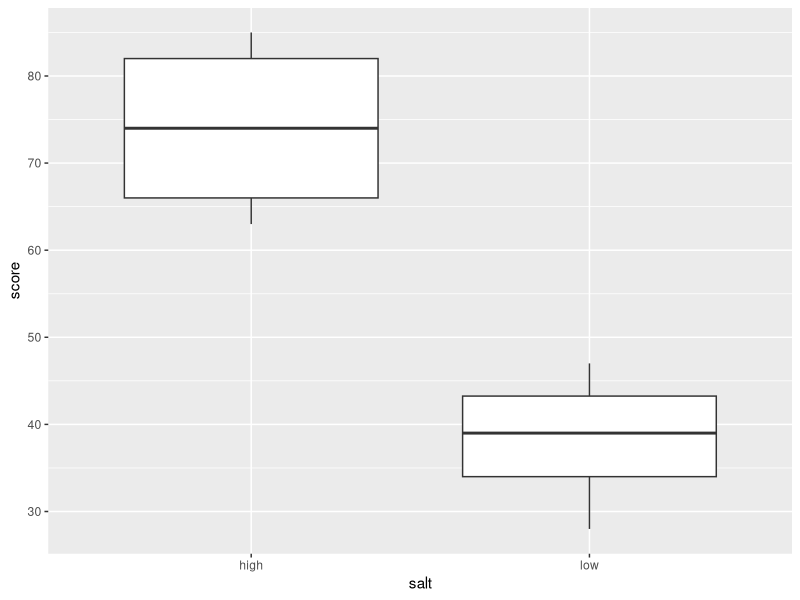
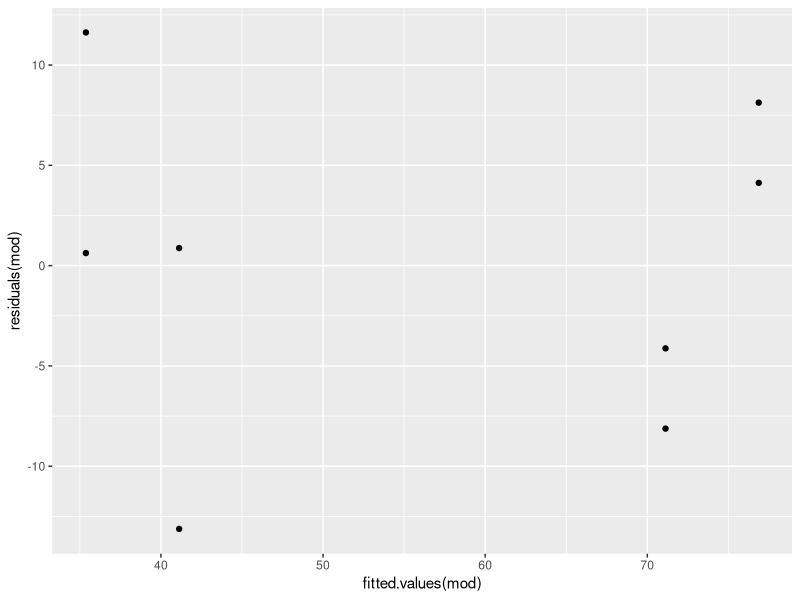
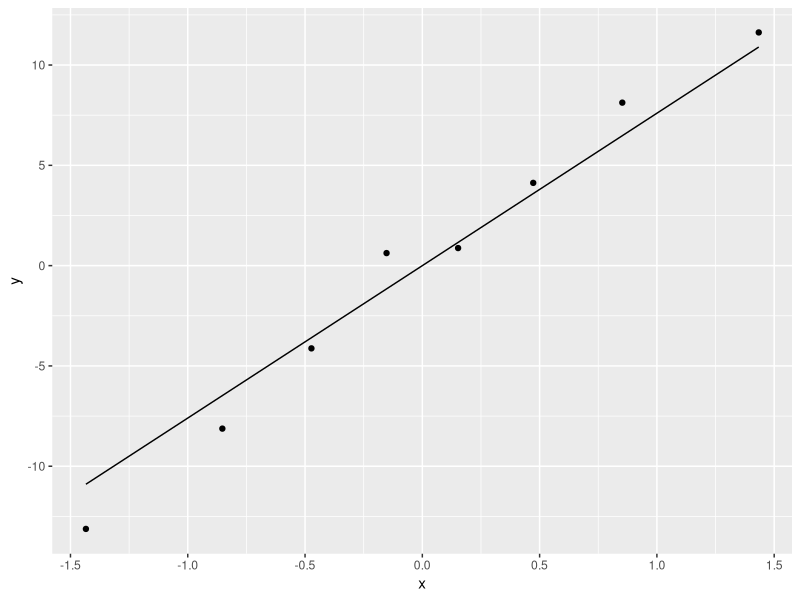
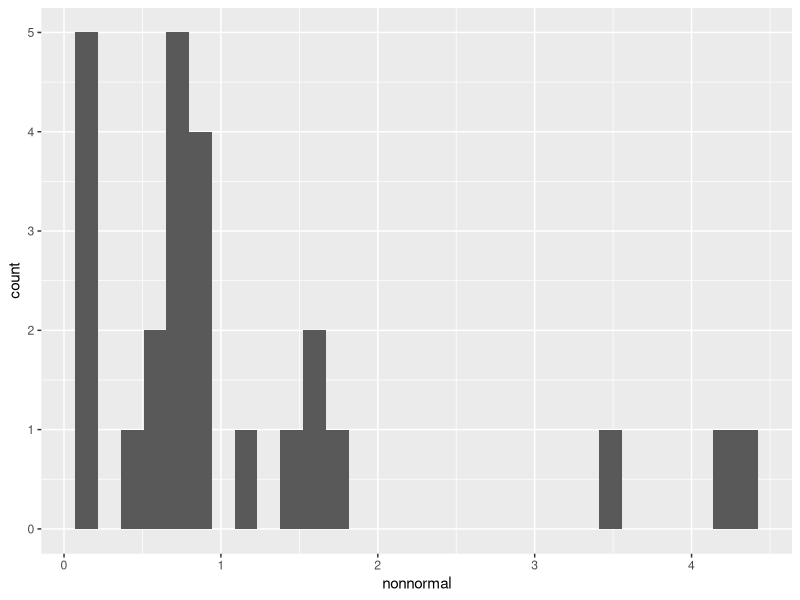
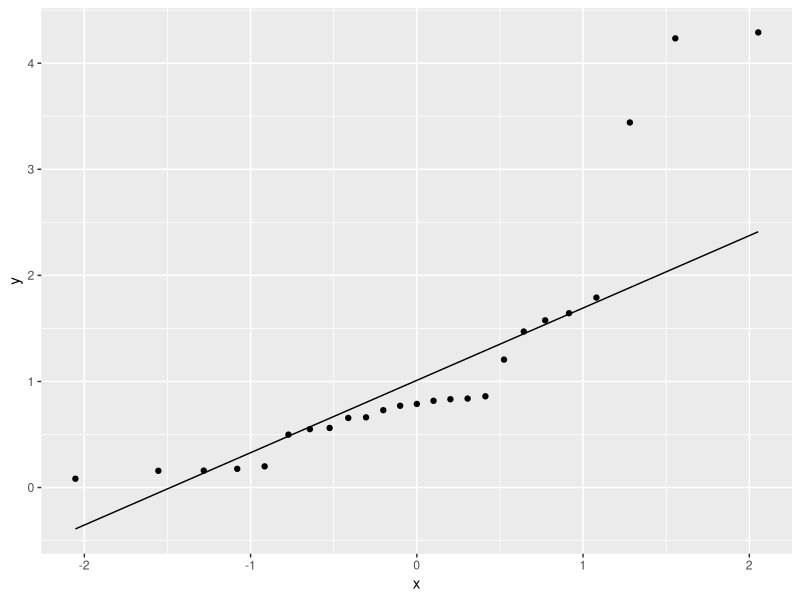

R code for these plots, in order:
#author:: kevil khadka

library(tidyverse)

popcorn <- tibble(
  oil = rep(c("canola", "buttery"), each = 2),
  low = c(36, 47, 28, 42),
  high = c(63, 67, 81, 85)
)
popcorn
tidy_popcorn <-
  gather(popcorn, key = "salt", 
         value = "score", low, high)

tidy_popcorn %>%
  group_by(salt) %>%
  summarise(std_dev = sd(score))

ggplot(tidy_popcorn) +
  geom_boxplot(aes(x = salt, y = score))

# Decomposition of data
mod <- lm(score ~ salt + oil, 
          data = tidy_popcorn)

anova(mod)

# Compute fitted values (true value)
fitted.values(mod)

# Compute the residuals
residuals(mod)


# plot true values vs. residuals
ggplot() +
  geom_point(aes(x = fitted.values(mod),
                 y = residuals(mod)))

## QQ-plot
ggplot(mapping = aes(sample = residuals(mod))) +
  stat_qq() +
  stat_qq_line()

# experiment with non-normal data
normal_data <- rnorm(25)
nonnormal <- exp(normal_data)

ggplot() +
  geom_histogram(aes(x = nonnormal))

## QQ-plot
ggplot(mapping = aes(sample = nonnormal)) +
  stat_qq() +
  stat_qq_line()
